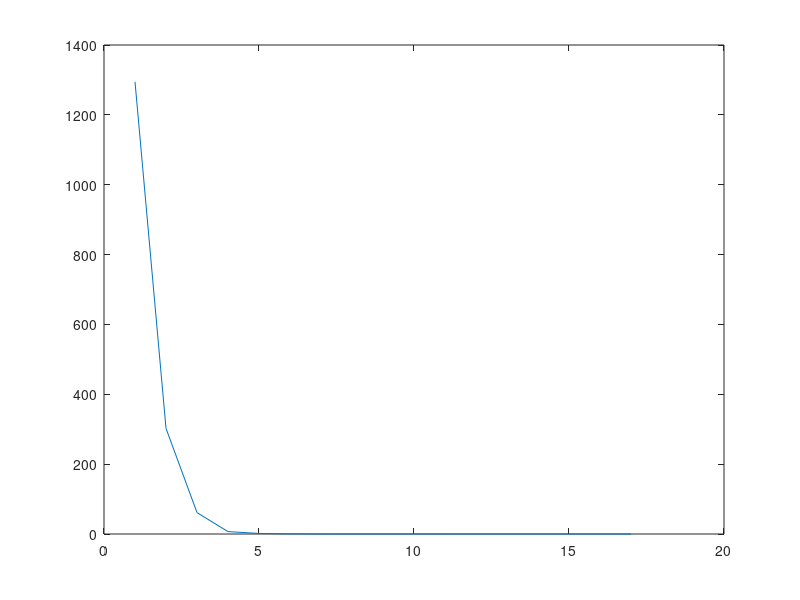

Write the MATLAB code that produced this figure.
%############### PROBLEMA 1 ####################
% Laboratorio N°1 de algoritmos numéricos.
% ALUMNO: Ignacio Villarroel E.
% DESCRIPCIÓN: Por medio de la utilización del método de Newton para
% varias variables, se procede a calcular el sistema de ecuaciones.
% Se llama a la función
function [soluciones,errores] = NewtonVariasVariables
soluciones = [];
errores = [];
x0=[1;1;1];
% Se tiene el sistema de ecuaciones que se va a utilizar.
f = @(x,y,z) [x^2 + y - 37; 
                x - y^2 - 5; 
                x + y + z - 3];
% Se tienen las funciones con el jacobiano.
jf= @(x,y) [2*x,1,1;          %Derivadas
            1,-2*y, 0;
            1,1,1];

% Se ven las iteraciones
iteraciones_tope = 30;
% Se coloca la tolerancia.
tolerancia = 0.0000000001;
iter=1;
error = norm(f(x0(1),x0(2),x0(3)),2);
% Se ve el ciclo para calcular la iteraciones 
while error>=tolerancia && iter<iteraciones_tope
    fx0 = f(x0(1),x0(2),x0(3));
    fpx0= jf(x0(1),x0(2));
    x1 = x0-inv(fpx0)*fx0;
    fx1=f(x1(1),x1(2),x1(3));
    error = norm((fx1),2);
    % Se ven las iteraciones del método aplicado con la tolerancia dada.
    fprintf('Iter %2d raiz x=(%14.9f, %14.9f, %14.9f) f(x)=(%14.9f, %14.9f, %14.9f)\n',iter,x1(1),x1(2),x1(3),fx1(1),fx1(2),fx1(3));
    soluciones = [soluciones,x1];    %Se ven las soluciones de las derivadas.
    errores= [errores,error];
    if iter>iteraciones_tope
        return;
    end
    x0=x1;
    iter=iter+1;
    
end
figure;
plot(errores);
soluciones = soluciones';
errores = errores';
end